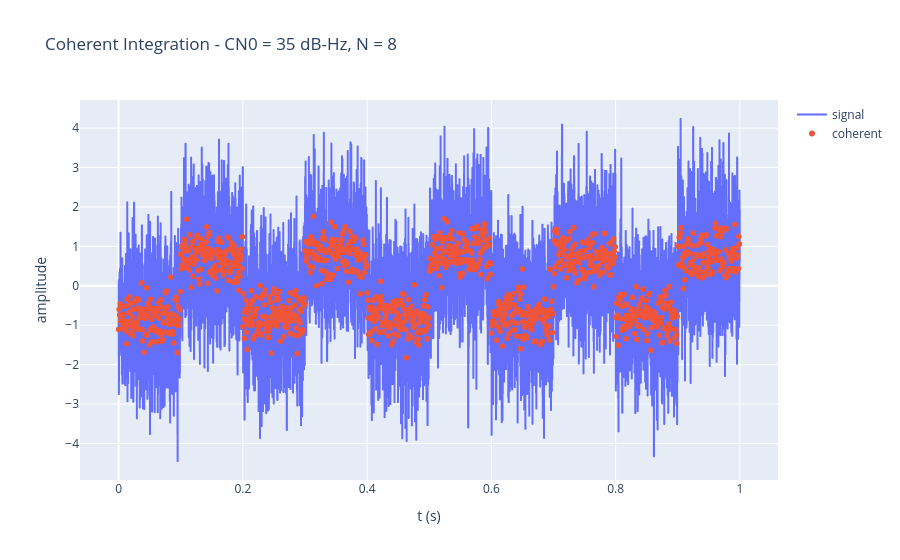

Notebook code for this chart:
### Markdown cell above
## Coherent Integration

To properly find the bits we want to raise the signal to noise ratio of the signal and we can do this via a very simple digital signal processing method - integration.

To understand why this works we will have to cover some basic math. Recall that:

$$
n \sim \mathcal{N}(0,1)
$$

The discrete signal of interest is:

$$
s_k = B_k A  + n_k 
$$

- $B_k$ can only ever be $\pm 1$ - so we'll simplify that to 1
- $A$ is constant based on CN0 

With this simplification 

$$
s \sim \mathcal{N}(A,1)
$$

The signal to noise ratio of a signal is signal power over noise power. 

$$
SNR = \frac{A^2}{\sigma^2}
$$

Since $\sigma=1$ that means:

$$
SNR_s = \frac{A^2}{1} = A^2 
$$

Now we can introduce integration. Statistics tells us the following rule

If 
$$
a_k \sim \mathcal{N}(A,\sigma^2)
$$

Then 
$$
b = \sum_{k=1}^{N} a_k \sim \mathcal{N}( NA , N\sigma^2 )
$$

And following this we can calculate:

$$
SNR_b = \frac{ (NA)^2 }{ N\sigma^2 } = \frac{ N^2 A^2 }{ N \sigma^2 } = \frac{NA^2}{\sigma^2} = N \cdot SNR_s
$$

In short summation / integration raises the signal to noise ratio of a signal by a factor of $N$ - the number of samples being summed over

This only works because every sample in the sum has the same mean $A$; the signal adds up *in phase*, or **coherently**. If $B_k$ flips sign partway through the sum, the signal terms start cancelling while the noise keeps growing. That's why the slider below only offers values of $N$ that fit evenly inside one bit, and it's the problem the next section deals with.

Note: the plot below shows the **average** ($b/N$) rather than the raw sum, so it stays on the same scale as the original signal. Dividing by $N$ scales signal and noise equally, so the SNR is unchanged: $\mathcal{N}(A, \sigma^2/N)$. Instead of the bits growing, you'll see the noise around them shrink by $\sqrt{N}$.

### Code cell
# coherent integration length - samples
# only divisors of samplesPerBit, so no block of N samples straddles a bit edge
samplesPerBit = int( Fs / Fb )
validN = [ n for n in range( 1, samplesPerBit + 1 ) if samplesPerBit % n == 0 ]
N = widgets.SelectionSlider( options=validN, value=validN[4], description="N (samples)", continuous_update=False )

# one plot, redrawn in place when either slider moves
display( N )
coherentPlot = display( plotCoherent( t, signal, CN0.value, N.value )._repr_mimebundle_(), raw=True, display_id=True )
redrawCoherent = lambda change: coherentPlot.update( plotCoherent( t, signal, CN0.value, N.value )._repr_mimebundle_(), raw=True )
N.observe( redrawCoherent, names="value" )
CN0.observe( redrawCoherent, names="value" )

### Figure 1 — Plotly figure (JSON) as saved in the notebook; plotly's stock layout.template omitted (floating-point values rounded to 4 significant figures; data arrays with more than 128 entries replaced by an {"elided": "..."} marker saying what was removed)
{"data": [{"mode": "lines", "name": "signal", "type": "scattergl", "x": {"elided": "10000 float values"}, "y": {"elided": "10000 float values"}}, {"mode": "markers", "name": "coherent", "type": "scattergl", "x": {"elided": "1250 float values"}, "y": {"elided": "1250 float values"}}], "layout": {"title": {"text": "Coherent Integration - CN0 = 35 dB-Hz, N = 8"}, "xaxis": {"title": {"text": "t (s)"}}, "yaxis": {"title": {"text": "amplitude"}}}}
